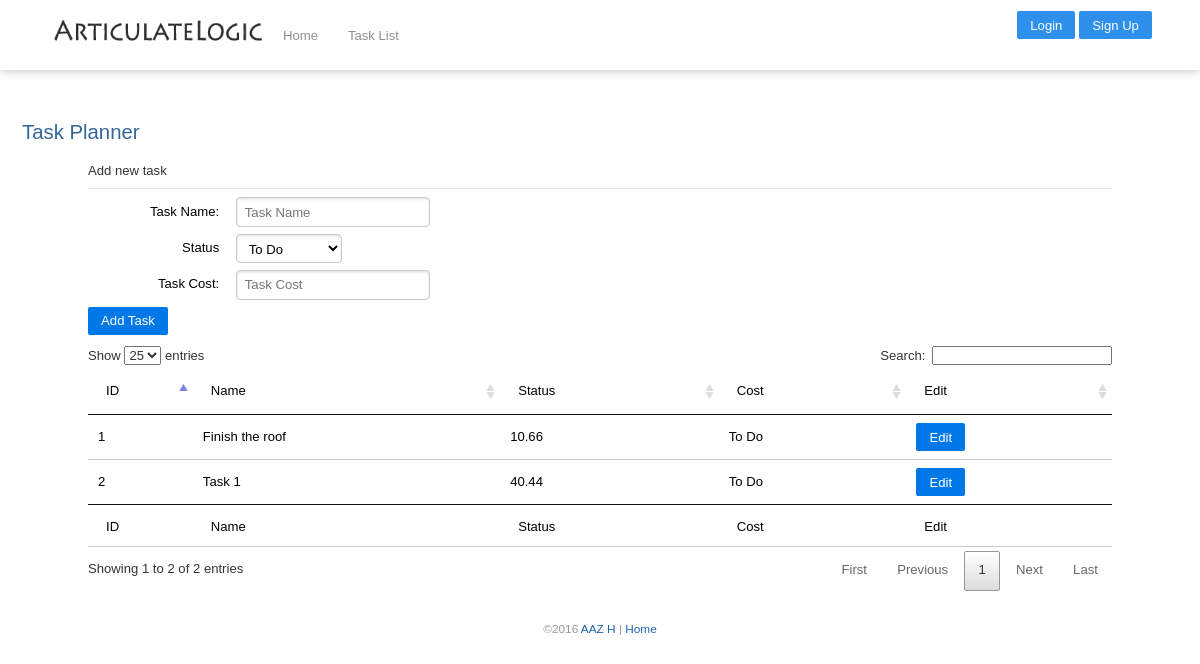
The app's page /, older data.
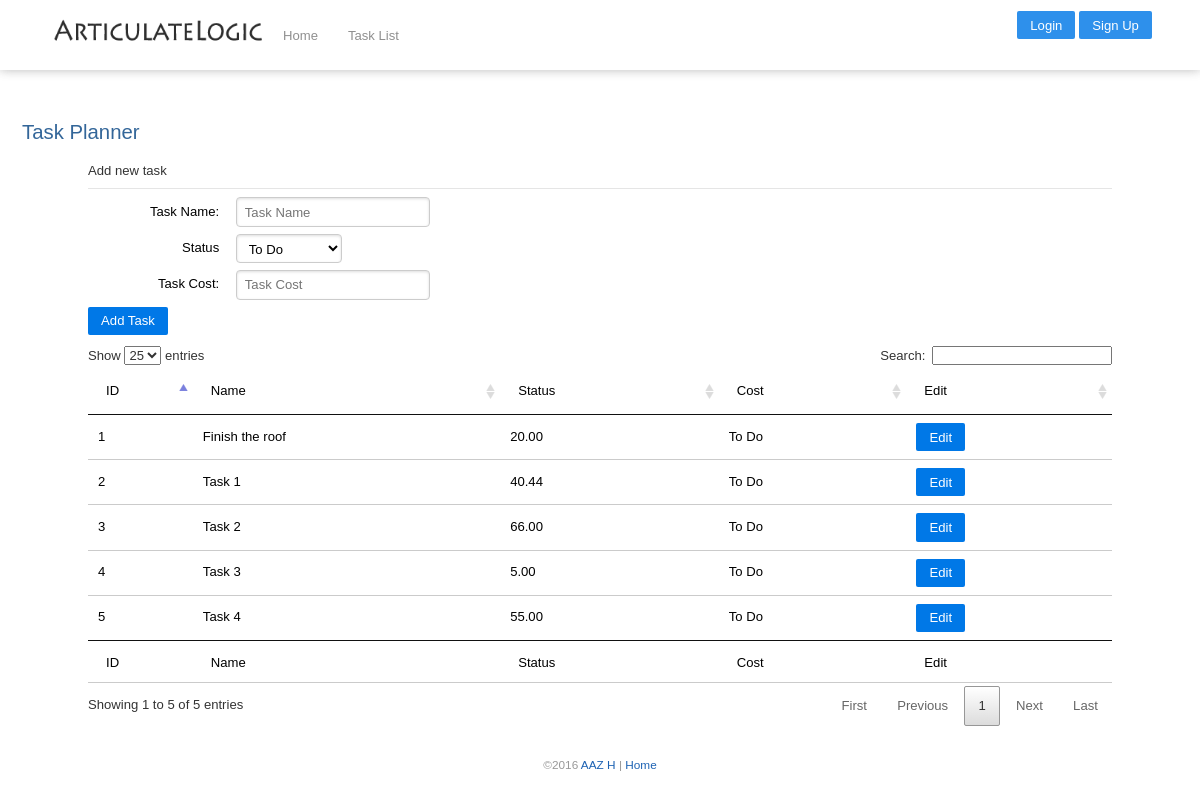
The same page, newer data.
### planner/models.py (models this page shows, shortened)
class Task(models.Model):
    id = models.AutoField(primary_key=True)
    name = models.CharField(max_length=70, blank=False)
    status = models.CharField(max_length=50, default='To Do', blank=False)
    cost = models.DecimalField(max_digits=6, decimal_places=2, blank=False)
    enabled = models.BooleanField(default=True)
    class Meta:
        pass

### planner/views.py (the view, shortened to what this page needs)
# urls.py: url(r'^$', views.viewHome, name='home'),
def viewHome(request):
    context = RequestContext(request)
    context.update({ 'msg_body' : "Task Planner", })
    ptasks = Task.objects.all()
    context.update({ 'ptasks' : ptasks, 'taskid' : False })
    return render_to_response("home.html", context_instance=context)

### templates/home.html (shortened to what this page needs)
{% extends "base.html" %}
{% load static %}{% load i18n %}
{% block scripttags %}
<link href="{% static 'css/jquery.dataTables.css' %}" rel="stylesheet" type="text/css" media="screen" />
{% endblock %}
{% block content %}
<div class="homemsg">
    {% if msg_body %}
    <h4>{{msg_body}}</h4>
    {% endif %}
</div>
<div style="width: 1024px; margin: 0 auto;">
    <div class="pure-form pure-form-aligned">
        <form id="taskform" class="task_form" method="post" action="/home">
            <fieldset>
                <legend>Add new task</legend>
                <div class="pure-control-group">
                    <label for="taskname">Task Name: </label>
                    <input id="taskname" type="text" name="taskname" placeholder="Task Name" value="{{ etask.name }}">
                </div>
                <div class="pure-control-group">
                    <label for="taskstatus">Status</label>
                    <select id="taskstatus" name="taskstatus">
                        <option>To Do</option>
                    </select>
                </div>
                <div class="pure-control-group">
                    <label for="taskcost">Task Cost: </label>
                    <input id="taskcost" type="text" name="taskcost" placeholder="Task Cost" value="{{ etask.cost }}">
                </div>
                <button type="submit" class="pure-button pure-button-primary">Add Task</button>
            </fieldset>
        </form>
    </div>
    {% if ptasks %}
    <table class="pure-table-horizontal" id="sortedtable" style="width: 100%">
        <thead>
        <tr>
            <td>ID</td>
            <td>Name</td>
            <td>Status</td>
            <td>Cost</td>
            <td>Edit</td>
        </tr>
        </thead>
        <tfoot>
        <tr>
            <td>ID</td>
            <td>Name</td>
            <td>Status</td>
            <td>Cost</td>
            <td>Edit</td>
        </tr>
        </tfoot>
        <tbody>
        {% for p in ptasks %}
        <tr>
            <td style="width:85px;">{{ p.id }}</td>
            <td>{{ p.name }}</a></td>
            <td>{{ p.cost }}</a></td>
            <td>{{ p.status }}</a></td>
            <td><a class="pure-button pure-button-primary" href="/edit/{{ p.id }}">Edit</a></td>
        </tr>
        {% endfor %}
    </table>
    {% endif %}
</div>
{% endblock %}

### templates/base.html (shortened to what this page needs)
{% load staticfiles %}
<!DOCTYPE html>
<html xmlns="http://www.w3.org/1999/xhtml">
<head>
    <link href="{% static 'css/zstyle.css' %}" rel="stylesheet" type="text/css" media="screen" />
	<link href="{% static 'css/forms.css' %}" rel="stylesheet" type="text/css" media="screen" />
	<link href="{% static 'css/menus.css' %}" rel="stylesheet" type="text/css" media="screen" />
	<link href="{% static 'css/pure.css' %}" rel="stylesheet" type="text/css" media="screen" />
	{% block scripttags %}{% endblock %}
</head>
<body>
    <div id="contentheader">
        <div id="banner">
			<a href="/home">
            	<img alt="Quran conveylive logo" src="{% static 'images/logo.gif' %}" id="logo" />
			</a>
			{% block contentheader %}
			<div id="navigatemenu">
				<div class="pure-menu pure-menu-horizontal">
					<ul class="pure-menu-list">
						<li class="pure-menu-item">
							<a href="/home" class="pure-menu-link">Home</a>
						</li>
						<li class="pure-menu-item">
							<a href="/list" class="pure-menu-link">Task List</a>
						</li>
					</ul>
				</div>
			</div>
			{% endblock %}
			<div id="topright">
				{% if not user.is_authenticated %}
					<a class="pure-button pure-button-primary" href="/login">Login</a>
					<a class="pure-button pure-button-primary" href="/signup">Sign Up</a>
				{% endif %}
			</div>
        </div>
    </div>
    <div id="contentbody">
		<div class="body">
			{% block content %}This page is under construction.{% endblock %}
		</div>
    </div>
    <div id="footer">
        <p>
			&copy;2016 <a href="mailto:aazhbd@yahoo.com">AAZ H</a> |  <a href="/home">Home</a>
		</p>
    </div>
</body>
</html>

### static/css/zstyle.css (style rules this page uses)
* { margin:0; padding:0; }
body { width: 100%; font: 0.82em Verdana, Helvetica, sans-serif; color: #000; margin: 0 auto; position: absolute; }
div { height:auto; }
ul { list-style:none; }
p { text-align: justify; font-size: .9em; margin-bottom: .3em; padding: 1em 0; }
p a { color: #1D62B3; }
a { text-decoration: none; color: #1D62B3; font-size: 1em; }
img { border:none; }
#contentheader { background: #fff; box-shadow: 0 0px 10px 0px #acacac; opacity: 0.82; position: fixed; top: 0px; padding: 11px 0; width: 100%; overflow: auto; z-index: 999; }
#navigatemenu { float: left; z-index: 999; padding: 10px 0; }
#logo { float:left; height:37px; max-width: 250px; }
#banner { margin: auto 4%; padding: 0; }
#topright { float: right; padding: 0; }
#contentbody { margin: 100px auto 0; background: #fff no-repeat; padding: 0 20px; overflow: auto; min-height: 480px; border-radius: 0.4em; -moz-border-radius: 0.4em; -webkit-border-radius: 0.4em; }
.body { color: #000; text-align: justify; position: relative; overflow: auto; font-size: 1em; padding: 10px 0; line-height: 1.9em; }
.homemsg h4 { font-weight: lighter; font-size: 1.55em; color: #336699; padding: 10px 2px; }
#footer { position: relative; float: none; text-align: center; margin: auto; color: #999; padding: 10px; }
#footer p { margin: 0 auto; text-align: center; }

### static/css/forms.css (style rules this page uses)
.pure-form input[type="text"], .pure-form input[type="password"], .pure-form input[type="email"], .pure-form input[type="url"], .pure-form input[type="date"], .pure-form input[type="month"], .pure-form input[type="time"], .pure-form input[type="datetime"], .pure-form input[type="datetime-local"], .pure-form input[type="week"], .pure-form input[type="number"], .pure-form input[type="search"], .pure-form input[type="tel"], .pure-form input[type="color"], .pure-form select, .pure-form textarea { padding: 0.5em 0.6em; display: inline-block; border: 1px solid #ccc; box-shadow: inset 0 1px 3px #ddd; border-radius: 4px; vertical-align: middle; -webkit-box-sizing: border-box; -moz-box-sizing: border-box; box-sizing: border-box; }
.pure-form select { height: 2.25em; border: 1px solid #ccc; background-color: white; }
.pure-form label { margin: 0.5em 0 0.2em; }
.pure-form fieldset { margin: 0; padding: 0.35em 0 0.75em; border: 0; }
.pure-form legend { display: block; width: 100%; padding: 0.3em 0; margin-bottom: 0.3em; color: #333; border-bottom: 1px solid #e5e5e5; }
.pure-form-aligned input, .pure-form-aligned textarea, .pure-form-aligned select, .pure-form-aligned .pure-help-inline, .pure-form-message-inline { display: inline-block; *display: inline; *zoom: 1; vertical-align: middle; }
.pure-form-aligned .pure-control-group { margin-bottom: 0.5em; }
.pure-form-aligned .pure-control-group label { text-align: right; display: inline-block; vertical-align: middle; width: 10em; margin: 0 1em 0 0; }

### static/css/menus.css (style rules this page uses)
.pure-menu { -webkit-box-sizing: border-box; -moz-box-sizing: border-box; box-sizing: border-box; }
.pure-menu-list, .pure-menu-item { position: relative; }
.pure-menu-list { list-style: none; margin: 0; padding: 0; }
.pure-menu-item { padding: 0; margin: 0; height: 100%; }
.pure-menu-link, .pure-menu-heading { display: block; text-decoration: none; white-space: nowrap; }
.pure-menu-horizontal { width: 100%; white-space: nowrap; }
.pure-menu-horizontal .pure-menu-list { display: inline-block; }
.pure-menu-horizontal .pure-menu-item, .pure-menu-horizontal .pure-menu-heading, .pure-menu-horizontal .pure-menu-separator { display: inline-block; *display: inline; zoom: 1; vertical-align: middle; }
.pure-menu-link { color: #777; }
.pure-menu-link, .pure-menu-disabled, .pure-menu-heading { padding: .5em 1em; }

Row changes from the older to the newer data that the page shows:
changed Task "Finish the roof": cost "10.66" → "20.00"
added Task: id "3", name "Task 2", cost "66.00", status "To Do"
added Task: id "4", name "Task 3", cost "5.00", status "To Do"
added Task: id "5", name "Task 4", cost "55.00", status "To Do"
Text that changed along with them:
text written by a page script: "Show entries Search: Showing 1 to 2 of 2 entries First Previous 1 Next Last" → "Show entries Search: Showing 1 to 5 of 5 entries First Previous 1 Next Last"
